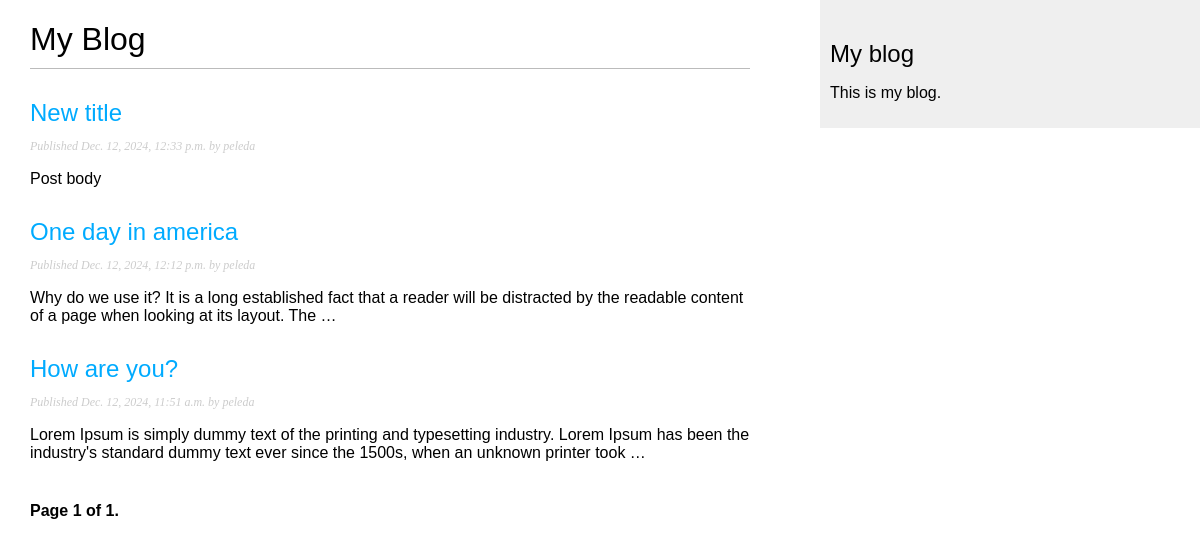
/blog/, run on an earlier commit of the app's database.
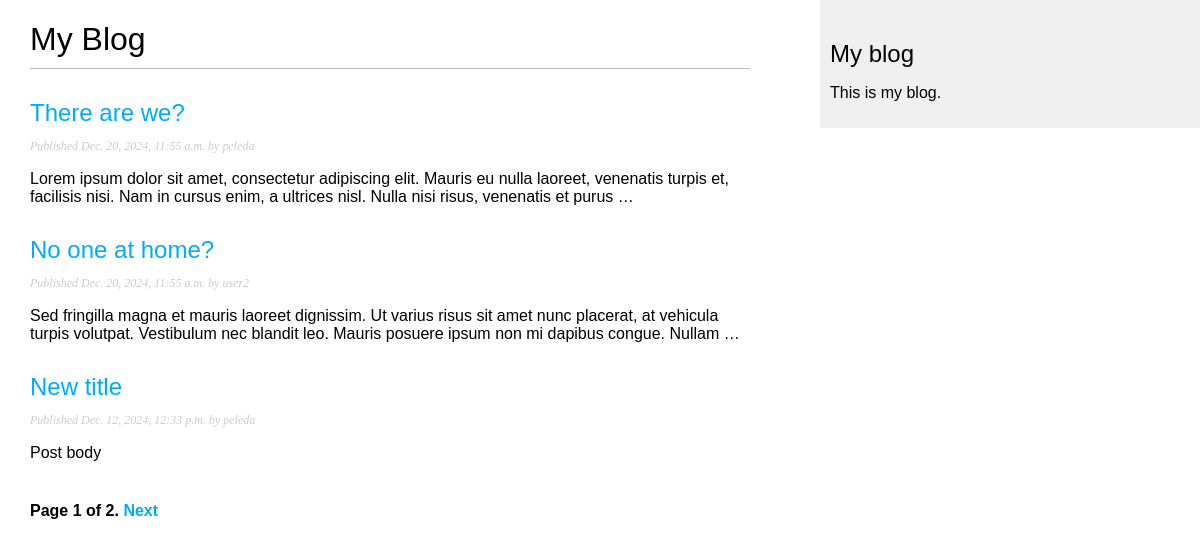
And on a later commit of the database.
### blog/models.py (models this page shows, shortened)
class Post(models.Model):
    class Status(models.TextChoices):
        DRAFT = "DF", "Draft"
        PUBLISHED = "PB", "Published"
    title = models.CharField(max_length=250)
    slug = models.SlugField(max_length=250, unique_for_date="publish")
    author = models.ForeignKey(
        settings.AUTH_USER_MODEL, on_delete=models.CASCADE, related_name="blog_posts"
    )
    body = models.TextField()
    publish = models.DateTimeField(default=timezone.now)
    created = models.DateTimeField(auto_now_add=True)
    updated = models.DateTimeField(auto_now=True)
    status = models.CharField(max_length=2, choices=Status, default=Status.DRAFT)
    objects = models.Manager()
    published = PublishedManager()
    class Meta:
        ordering = ["-publish"]
        indexes = [
            models.Index(fields=["-publish"]),
        ]
    def get_absolute_url(self):
        return reverse(
            "blog:post_detail",
            args=[
                self.publish.year,
                self.publish.month,
                self.publish.day,
                self.slug
                ],
        )

### blog/views.py (the view)
# urls.py: path("", views.post_list, name="post_list"),
def post_list(request):
    posts_list = Post.published.all()
    paginator = Paginator(posts_list, 3)
    page_number = request.GET.get('page', 1)
    posts = paginator.page(page_number)
    return render(request, "blog/post/list.html", {"posts": posts})

### blog/models.py (called while the page is built)
    def get_queryset(self):
        return super().get_queryset().filter(status=Post.Status.PUBLISHED)

### blog/templates/blog/post/list.html (shortened to what this page needs)
{% extends "blog/base.html" %}
{% block content %}
  <h1>My Blog</h1>
  {% for post in posts %}
    <h2>
      <a href="{{ post.get_absolute_url }}">
        {{ post.title }}
      </a>
    </h2>
    <p class="date">
      Published {{ post.publish }} by {{ post.author }}
    </p>
    {{ post.body|truncatewords:30|linebreaks }}
    {% endfor %}
    {% include 'pagination.html' with page=posts %}
  {% endblock %}

### blog/templates/blog/base.html (shortened to what this page needs)
{% load static %}
<!DOCTYPE html>
<html>
    <head>
    <link href="{% static "css/blog.css" %}" rel="stylesheet">
    </head>
    <body>
        <div id="content">
            {% block content %}
            {% endblock %}
        </div>
        <div id="sidebar">
            <h2>My blog</h2>
            <p>This is my blog.</p>
        </div>
    </body>
</html>

### blog/templates/pagination.html (shortened to what this page needs)
<div class="pagination">
    <span class="step-links">
    <span class="current">
    Page {{ page.number }} of {{ page.paginator.num_pages }}.
    </span>
    {% if page.has_next %}
    <a href="?page={{ page.next_page_number }}">Next</a>
    {% endif %}
    </span>
    </div>

### blog/static/css/blog.css (style rules this page uses)
body { margin:0; padding:0; font-family:helvetica, sans-serif; }
a { color:#00abff; text-decoration:none; }
h1 { font-weight:normal; border-bottom:1px solid #bbb; padding:0 0 10px 0; }
h2 { font-weight:normal; margin:30px 0 0; }
#content { float:left; width:60%; padding:0 0 0 30px; }
#sidebar { float:right; width:30%; padding:10px; background:#efefef; height:100%; }
p.date { color:#ccc; font-family: georgia, serif; font-size: 12px; font-style: italic; }
.pagination { margin:40px 0; font-weight:bold; }

What changed in the data, as far as the page shows it:
no longer on this page (row unchanged): Post: title "One day in america", publish "Dec. 12, 2024, 12:12 p.m.", author "peleda", body "Why do we use it? It is a long established fact that a reader will be distracted by the readable content of a page when looking at its layout. The …"
no longer on this page (row unchanged): Post: title "How are you?", publish "Dec. 12, 2024, 11:51 a.m.", author "peleda", body "Lorem Ipsum is simply dummy text of the printing and typesetting industry. Lorem Ipsum has been the industry's standard dummy text ever since the 1500s, when an unknown printer took …"
added Post: title "There are we?", publish "Dec. 20, 2024, 11:55 a.m.", author "peleda", body "Lorem ipsum dolor sit amet, consectetur adipiscing elit. Mauris eu nulla laoreet, venenatis turpis et, facilisis nisi. Nam in cursus enim, a ultrices nisl. Nulla nisi risus, venenatis et purus …"
added Post: title "No one at home?", publish "Dec. 20, 2024, 11:55 a.m.", author "user2", body "Sed fringilla magna et mauris laoreet dignissim. Ut varius risus sit amet nunc placerat, at vehicula turpis volutpat. Vestibulum nec blandit leo. Mauris posuere ipsum non mi dapibus congue. Nullam …"
Also different on the page:
{{ page.paginator.num_pages }}: "1" → "2"
text now shown: "Next"
